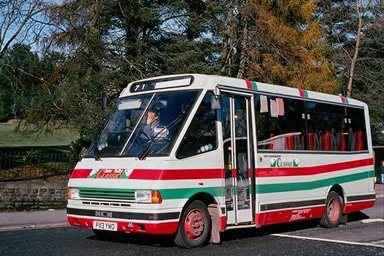
%> input picture 数字图像处理/matlab_15331369_杨育培_hw4/hw4_input/task_3/69.png, 384 x 256 px
$ octave --eval "main;"   (GNU Octave 9; MATLAB toolbox functions it lacks are replaced by stand-ins)
%> lines starting %> are read from the running program, lines starting %| are printed output that depends on the picture
%> the answer given: 3
### 数字图像处理/matlab_15331369_杨育培_hw4/matlab_15331369_杨育培_hw4/src/equalize_hist.m
function equalize_hist(I)
%> called with I = '..\hw4_input\task_3\69.png'
if isstr(I)
    img = imread(I);
%> img is the input picture: size 256x384x3 uint8; mean R, G, B 84, 78, 74.9
end
figure
subplot(221)
imshow(img)
axis on
title(['原图像']);
[M,N,D] = size(img);
%> M = 256; N = 384; D = 3
new = zeros(M,N); %%创建新图像
temp1 = img(:,:,1);
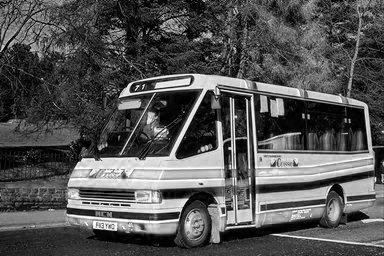
%> temp1: size 256x384 uint8; min 0, max 255, mean 84

%统计像素灰度
rNumPixel = zeros(1,256);%用长度为256的一维数组统计各灰度值的数目
for i = 1:M
    for j = 1: N
        rNumPixel(temp1(i,j) + 1) = rNumPixel(temp1(i,j) + 1) + 1;
    end
end
%> after the loop, rNumPixel = 256 values, max 2111 at index 1, min 0 at index 256, mean 384
%计算PDA
PDA = zeros(1,256);
for i = 1:256
    PDA(i) = rNumPixel(i) / (M * N * 1.0);
end
%> after the loop, PDA = 256 values, max 0.0215 at index 1, min 0 at index 256, mean 0.00391
%计算CDA
CDA = zeros(1,256);
for i = 1:256
    if i == 1
        CDA(i) = PDA(i);
    else
        CDA(i) = CDA(i - 1) + PDA(i);
    end
end
%> after the loop, CDA = 256 values from 0.0215 to 1
%将CDA乘上最大灰度255并且向上取整
CDA = uint8(255 .* CDA + 0.5);
%> CDA = 256 values from 6 to 255
%将原图像各个位置灰度值映射到新值
for i = 1:M
    for j = 1: N
        new(i,j) = CDA(temp1(i,j)+1);
    end
end
new = uint8(new);
%> new: size 256x384 uint8
r = new;

temp2 = img(:,:,2);

%统计像素灰度
gNumPixel = zeros(1,256);%用长度为256的一维数组统计各灰度值的数目
for i = 1:M
    for j = 1: N
        gNumPixel(temp2(i,j) + 1) = gNumPixel(temp2(i,j) + 1) + 1;
    end
end
%> after the loop, gNumPixel = 256 values, max 1067 at index 51, min 0 at index 256, mean 384
%计算PDA
PDA = zeros(1,256);
for i = 1:256
    PDA(i) = gNumPixel(i) / (M * N * 1.0);
end
%> after the loop, PDA = 256 values, max 0.0109 at index 51, min 0 at index 256, mean 0.00391
%计算CDA
CDA = zeros(1,256);
for i = 1:256
    if i == 1
        CDA(i) = PDA(i);
    else
        CDA(i) = CDA(i - 1) + PDA(i);
    end
end
%> after the loop, CDA = 256 values from 0.0106 to 1
%将CDA乘上最大灰度255并且向上取整
CDA = uint8(255 .* CDA + 0.5);
%> CDA = 256 values from 3 to 255
%将原图像各个位置灰度值映射到新值
for i = 1:M
    for j = 1: N
        new(i,j) = CDA(temp2(i,j)+1);
    end
end
new = uint8(new);
g = new;

temp3 = img(:,:,3);

%统计像素灰度
bNumPixel = zeros(1,256);%用长度为256的一维数组统计各灰度值的数目
for i = 1:M
    for j = 1: N
        bNumPixel(temp3(i,j) + 1) = bNumPixel(temp3(i,j) + 1) + 1;
    end
end
%> after the loop, bNumPixel = 256 values, max 2994 at index 1, min 0 at index 256, mean 384
%计算PDA
PDA = zeros(1,256);
for i = 1:256
    PDA(i) = bNumPixel(i) / (M * N * 1.0);
end
%> after the loop, PDA = 256 values, max 0.0305 at index 1, min 0 at index 256, mean 0.00391
%计算CDA
CDA = zeros(1,256);
for i = 1:256
    if i == 1
        CDA(i) = PDA(i);
    else
        CDA(i) = CDA(i - 1) + PDA(i);
    end
end
%> after the loop, CDA = 256 values from 0.0305 to 1
%将CDA乘上最大灰度255并且向上取整
CDA = uint8(255 .* CDA + 0.5);
%> CDA = 256 values from 8 to 255
%将原图像各个位置灰度值映射到新值
for i = 1:M
    for j = 1: N
        new(i,j) = CDA(temp3(i,j)+1);
    end
end
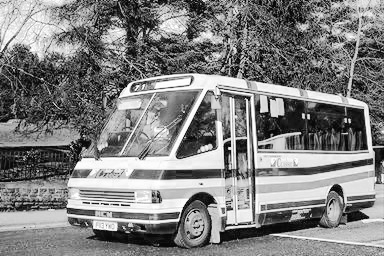
%> new: size 256x384 uint8; min 8, max 255, mean 128.9
new = uint8(new);
b = new;

output1 = cat(3,r,g,b);
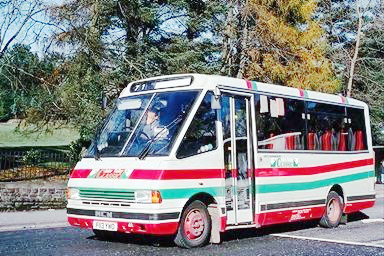
%> output1: size 256x384x3 uint8; mean R, G, B 128.7, 128.8, 128.9
subplot(222)
imshow(output1)
axis on
title(['均衡化图像']);

averageNumPixel = zeros(1,256);
for i = 1:256
    averageNumPixel(i) = (rNumPixel(i) + gNumPixel(i) + bNumPixel(i))/3;
end
%> after the loop, averageNumPixel = 256 values, max 2049.7 at index 1, min 0 at index 256, mean 384
%计算PDA
PDA = zeros(1,256);
for i = 1:256
    PDA(i) = averageNumPixel(i) / (M * N * 1.0);
end
%> after the loop, PDA = 256 values, max 0.0209 at index 1, min 0 at index 256, mean 0.00391
%计算CDA
CDA = zeros(1,256);
for i = 1:256
    if i == 1
        CDA(i) = PDA(i);
    else
        CDA(i) = CDA(i - 1) + PDA(i);
    end
end
%> after the loop, CDA = 256 values from 0.0209 to 1
%将CDA乘上最大灰度255并且向上取整
CDA = uint8(255 .* CDA + 0.5);
%> CDA = 256 values from 6 to 255
%将原图像各个位置灰度值映射到新值
for i = 1:M
    for j = 1:N
        new1(i,j) = CDA(temp1(i,j)+1);
    end
end
new1 = uint8(new1);
for i = 1:M
    for j = 1:N
        new2(i,j) = CDA(temp2(i,j)+1);
    end
end
new2 = uint8(new2);
for i = 1:M
    for j = 1:N
        new3(i,j) = CDA(temp3(i,j)+1);
    end
end
new3 = uint8(new3);
output2 = cat(3,new1,new2,new3);
figure
imshow(output2)

%提取单通道分量
img=double(img);
%> img: size 256x384x3 double
r=img(:,:,1);
g=img(:,:,2);
b=img(:,:,3);
%实现转换
angle=acos(0.5*((r-g)+(r-b))./(sqrt((r-g).^2+(r-b).*(g-b))));
if (b>g)
    H = 2*pi-angle;
else
    H = angle;
end
H=H/(2*pi);
S=1-3.*(min(min(r,g),b))./(r+g+b);
H(S==0)=0;
%> H: size 256x384 double; 0.05% of the values are NaN or infinite; the others: min 0, max 0.5, mean 0.229
I=(r+g+b)/3;
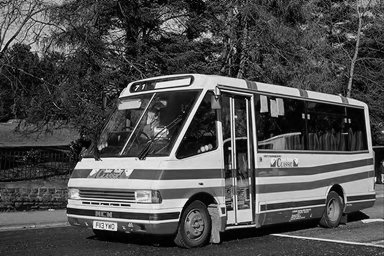
%> I: size 256x384 double; min 0, max 254, mean 79
I=uint8(I);
%> I: size 256x384 uint8
%统计像素灰度
INumPixel = zeros(1,256);%用长度为256的一维数组统计各灰度值的数目
for i = 1:M
    for j = 1: N
        INumPixel(I(i,j) + 1) = INumPixel(I(i,j) + 1) + 1;
    end
end
%> after the loop, INumPixel = 256 values, max 1002 at index 57, min 0 at index 256, mean 384
%计算PDA
PDA = zeros(1,256);
for i = 1:256
    PDA(i) = INumPixel(i) / (M * N * 1.0);
end
%> after the loop, PDA = 256 values, max 0.0102 at index 57, min 0 at index 256, mean 0.00391
%计算CDA
CDA = zeros(1,256);
for i = 1:256
    if i == 1
        CDA(i) = PDA(i);
    else
        CDA(i) = CDA(i - 1) + PDA(i);
    end
end
%> after the loop, CDA = 256 values from 0.00205 to 1
%将CDA乘上最大灰度255并且向上取整
CDA = uint8(255 .* CDA + 0.5);
%> CDA = 256 values from 1 to 255
%将原图像各个位置灰度值映射到新值
for i = 1:M
    for j = 1: N
        Inew(i,j) = CDA(I(i,j)+1);
    end
end

I=Inew;
H=H*2*pi;
I=double(I);
%> I: size 256x384 double
S=double(S);
H=double(H);
[m,n]=size(H);
%> m = 256; n = 384
%转换
for i = 1:m
    for j = 1:n
        if (0<=H(i,j))&(H(i,j)<2*pi/3)
            B(i,j)=I(i,j).*(1-S(i,j));
            R(i,j)=I(i,j).*(1+S(i,j).*cos(H(i,j))./cos(pi/3-H(i,j)));
            G(i,j)=3*I(i,j)-(R(i,j)+B(i,j));
        end
        if (2*pi/3<=H(i,j))&(H(i,j)<4*pi/3)
            H(i,j)=H(i,j)-2*pi/3;
            R(i,j)=I(i,j).*(1-S(i,j));
            G(i,j)=I(i,j).*(1+S(i,j).*cos(H(i,j)-2*pi/3)./cos(pi-H(i,j)));
            B(i,j)=3*I(i,j)-(R(i,j)+G(i,j));
        end
        if (4*pi/3<=H(i,j))& (H(i,j)<2*pi)
            H(i,j)=H(i,j)-4*pi/3;
            G(i,j)=I(i,j).*(1-S(i,j));
            B(i,j)=I(i,j).*(1+S(i,j).*cos(H(i,j)-4*pi/3)./cos(5*pi/3-H(i,j)));
            R(i,j)=3*I(i,j)-(G(i,j)+B(i,j));
        end
    end
end
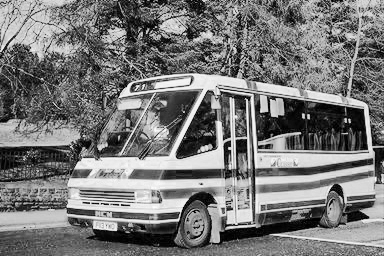
%> G: size 256x384 double; min -4.11e-14, max 267.7, mean 126.1; drawn with min black and max white
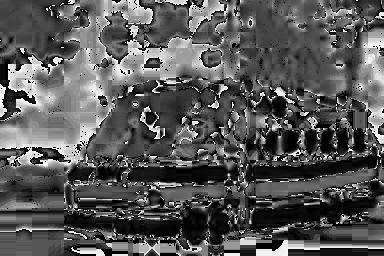
%> H: size 256x384 double; 0.05% of the values are NaN or infinite; the others: min 0, max 2.06, mean 0.71; drawn with min black, max white, NaN and infinite black

output3=cat(3,R,G,B);
output3=uint8(output3);
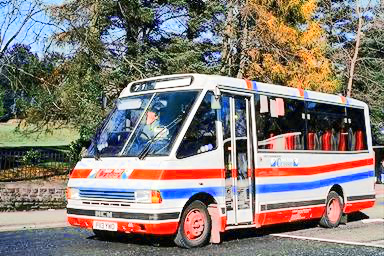
%> output3: size 256x384x3 uint8; mean R, G, B 134.3, 126.1, 120.3
figure
imshow(output3)

### 数字图像处理/matlab_15331369_杨育培_hw4/matlab_15331369_杨育培_hw4/src/main.m
function main
    %disp('输入1执行第一道题目，输入2执行第二道题目，输入3执行第三道题目');
    a = input('输入1执行第一道题目，输入2执行第二道题目，输入3执行第三道题目\n');
    flag = a;
    if flag == 1
        disp('输入滤波器大小3或9；');
        n = input('');
        disp('输入逆谐波Q值：0为算数均值，-1为调和均值，-1.5为逆谐波均值');
        Q = input('');
        filt2d('..\hw4_input\task_1.png',n,Q);
    end
    if flag == 2
        disp('输入1执行第二道题第一小题，输入2执行第二道题第二小题，输入3执行第二道题第三小题');
        a = input('');
        denoising('..\hw4_input\task_2.png',a);
    end
    if flag == 3
        equalize_hist('..\hw4_input\task_3\69.png');
    end
end
